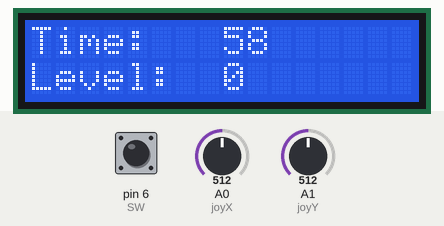
This sketch was run on a simulated Arduino Uno, built with avr-gcc and run on an emulated ATmega328P. Shown: 16×2 character LCD. Inputs (shaded band) come from the test bench; at power-on: A1 (joyY) = 512, pin 6 (SW) HIGH, A0 (joyX) = 512. EEPROM starts erased; what the sketch prints to the serial monitor is not drawn.

Above: at 1.2 s.
1.3 s: A1 (joyY) set to 590
3.5 s: A1 (joyY) set to 618
At 6.2 s:
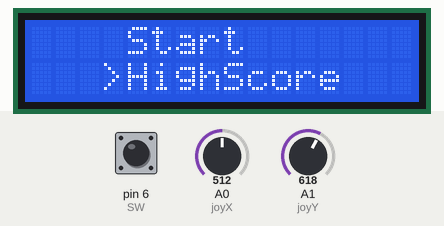
6.5 s: pin 6 (SW) pulled LOW for 3.2 s
At 7.2 s:
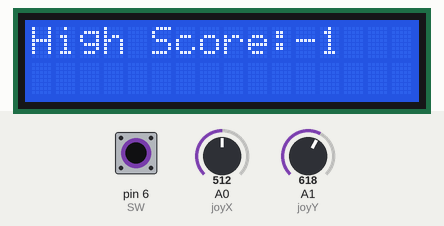
At 8.3 s:
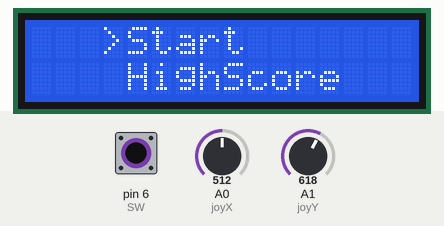
12.7 s: A0 (joyX) set to 585
15.7 s: A0 (joyX) set to 613
Timing chart, 0 to 18.7 s (numbered marks = the images above; inputs shaded):
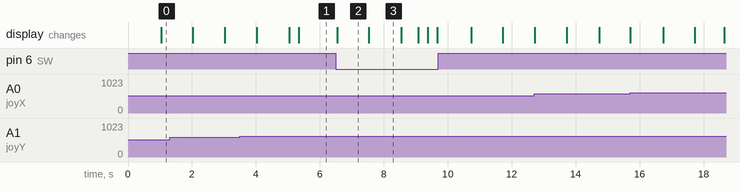

Measured:
- the behaviour switches between 600 and 601 on A1 (joyY) (found by bisection; images 0 and 1)
- after the input at 3.5 s, the display: first differs from a run without the input after 1.8 s (image 1)
- after the input at 6.5 s, the display: changes after 0.05 s (image 2)
- what the display in image 2 shows lasts 1.0 s, from 6.5 s to 7.5 s

The sketch:

Matrix_Game.ino
```cpp
#include "LedControl.h" //  need the library

LedControl lc = LedControl(12, 11, 10, 1); //DIN, CLK, LOAD, No. DRIVER

#include "Joystick.h"
#include "Slide.h"
#include "Ball.h"
#include "Animations.h"
#include "Display.h"
#include "EepromFunctions.h"
#include "Levels.h"

//BALL
unsigned long lastTimeBallMoved = 0;


///game logic
bool gameOver = false;
bool gameRunning = true;

bool showMenu = false;
bool showScore = false;

//animations
bool doLoseAnimation = false;
bool doWinAnimation = false;
unsigned long animationStartedAt = 0;
const int interlevelAnimationTime = 10000;
bool levelUpAnim = false;


void setup() {
	// the zero refers to the MAX7219 number, it is zero for 1 chip
	setupJoystickPins();
	setupDisplay();


	lc.shutdown(0, false); // turn off power saving, enables display
	lc.setIntensity(0, 2); // sets brightness (0~15 possible values)
	lc.clearDisplay(0);// clear screen
	Serial.begin(9600);


	highScore = EEPROMReadInt(0);
	Serial.println(highScore);

	levelStartedAt = 0;
	resetLevels();
}

void loop() {
	// put your main code here, to run repeatedly:

	readJoystickGame();
	bool reset = readJoystickButton();

	if (showMenu)
	{
		displayMenu(showMenu, reset);
	}
	else
	{
		if (showScore)
		{
			displayScore();
		}
		else
		{
			displayTimeAndLevel();
		}
	}

	lc.clearDisplay(0); //clear the matrix

	if (millis() - levelStartedAt > Levels[currLevel].timeToComplete)
	{
		currLevel++;
	}


	if (gameRunning)
	{
		//if the game hasn't ended, move the ball
		if (millis() - lastTimeBallMoved > Levels[currLevel].ballSpeedRate)
		{
			lastTimeBallMoved = millis();
			gameOver = moveBall(currLevel);
		}
		//matrix display
		displayBlocks(lc, currLevel);
		displaySlide(lc);
		displayBall(lc);
	}

	if (gameOver)
	{
		gameOver = false;
		gameRunning = false;
		resetLoseAnimation();
		doLoseAnimation = true;

		showMenu = true;
		lcd.clear();

		if (currScore > highScore)
		{
			EEPROMWriteInt(0, currScore);
		}
		//doLoseAnimation();
	}

	if (currLevel != lastLevel)
	{
		levelStartedAt = millis(); //we disable it temporarily

		//we leveled up
		gameRunning = false;
		showScore = true;
		lcd.clear();

		if (lastLevel == maxLevel)
		{
			resetLoseAnimation();
			levelUpAnim = true;
		}
		else
		{
			resetLoseAnimation();
			levelUpAnim = true;
			animationStartedAt = millis();
			//does animations for 10 sec
		}

		lastLevel = currLevel;
	}

	if (reset)
	{
		resetToFirstLevel();
		reset = false;
		gameRunning = true;
		resetBall();
		resetSlide();
		levelStartedAt = millis();
		doLoseAnimation = false;
	}

	//do animations
  if (doLoseAnimation)
  {
	  loseAnimation(lc);
  }

  if (levelUpAnim)
  {
	  if (millis() - animationStartedAt < interlevelAnimationTime)
	  {
		  resetLoseAnimation();
		  loseAnimation(lc);
	  }
	  else
	  {
		  gameRunning = true;
		  levelUpAnim = false;

		  showScore = false;
		  showMenu = false;
		  doLoseAnimation = false;
		  lcd.clear();

		  levelStartedAt = millis();
		  resetBall();
		  resetSlide();
	  }
  }

}
```

Animations.h
```cpp
#pragma once
#include "LedControl.h" //  need the library

int lightX = 0;
int lightY = 0;
const int ledNr = 64;
int ledCount = 0;

int snowFlakeFrame0[8][8] = {
{0, 0, 0, 1, 0, 1, 0, 1},
{0, 0, 0, 0, 1, 1, 1, 0},
{0, 0, 0, 1, 1, 1, 1, 1},
{0, 0, 0, 0, 1, 1, 1, 0},
{0, 0, 0, 1, 0, 1, 0, 1},
{0, 0, 0, 0, 0, 0, 0, 0},
{0, 0, 0, 0, 0, 0, 0, 0},
{0, 0, 0, 0, 0, 0, 0, 0}
};

int snowFlakeFrame1[8][8] = {
{0, 0, 0, 1, 0, 1, 0, 1},
{0, 1, 0, 0, 1, 1, 1, 0},
{1, 0, 0, 1, 1, 1, 1, 1},
{0, 0, 0, 0, 1, 1, 1, 0},
{0, 1, 0, 1, 0, 1, 0, 1},
{0, 0, 0, 0, 0, 0, 0, 0},
{0, 0, 1, 0, 0, 0, 1, 0},
{0, 0, 0, 0, 1, 0, 0, 0}
};

int snowFlakeFrame2[8][8] = {
{0, 0, 0, 1, 0, 1, 0, 1},
{0, 0, 1, 0, 1, 1, 1, 0},
{0, 0, 0, 1, 1, 1, 1, 1},
{0, 1, 0, 0, 1, 1, 1, 0},
{0, 0, 0, 1, 0, 1, 0, 1},
{0, 1, 0, 0, 0, 0, 0, 0},
{0, 0, 0, 1, 0, 0, 0, 0},
{1, 0, 0, 0, 0, 0, 1, 0}
};

int matrix[8][8] = {
{0, 0, 0, 0, 0, 0, 0, 0},
{0, 0, 0, 0, 0, 0, 0, 0},
{0, 0, 0, 0, 0, 0, 0, 0},
{0, 0, 0, 0, 0, 0, 0, 0},
{0, 0, 0, 0, 0, 0, 0, 0},
{0, 0, 0, 0, 0, 0, 0, 0},
{0, 0, 0, 0, 0, 0, 0, 0},
{0, 0, 0, 0, 0, 0, 0, 0}
};

int incrementX = 1;
int incrementY = 1;

//lose animation
int contourIdx = 0;
const int timeToChangeContour = 100;
unsigned long long lastTimeContourChanged = 0;

int valueToLed = 1;

//win animation
int frameIdx = 0;
const int timeToChangeFrame = 5000;
unsigned long long lastTimeFrameChanged = 0;
int value = 0;


void resetLoseAnimation()
{
	lightX = 0;
	lightY = 0;
	ledCount = 0;

	for (int i = 0; i < 8; ++i)
	{
		for (int j = 0; j < 8; j++)
		{
			matrix[i][j] = 0;
		}
	}
}

//int getCurrFrameValue(int frameIdx, int row, int col)
//{
//	switch (frameIdx) {
//	case 0:
//		return snowFlakeFrame0[row][col];
//	case 1:
//		return snowFlakeFrame1[row][col];
//	case 2:
//		return snowFlakeFrame2[row][col];
//	}
//
//	return 0;
//}

void winAnimation(LedControl lc)
{
	if (millis() - lastTimeFrameChanged > timeToChangeFrame)
	{
		lastTimeFrameChanged = millis();
		frameIdx++;
		if (frameIdx > 2)
		{
			frameIdx = 0;
		}
		Serial.println("change");
	}

	for (int row = 0; row < 8; row++)
	{
		for (int col = 0; col < 8; col++)
		{

			if (frameIdx == 0)
			{
				value = snowFlakeFrame0[row][col];
			}
			if (frameIdx == 1)
			{
				value = snowFlakeFrame1[row][col];
			}
			if (frameIdx == 2)
			{
				value = snowFlakeFrame2[row][col];
			}

			//switch (frameIdx) {
			//case 0:
			//{
			//	value = snowFlakeFrame0[row][col];
			//	Serial.println(0);
			//	//break;
			//}
			//case 1:
			//{
			//	value = snowFlakeFrame1[row][col];
			//	Serial.println(1);
			//	//break;
			//}
			//case 2:
			//{
			//	value = snowFlakeFrame2[row][col];
			//	Serial.println(2);
			//	//break;
			//}
			//default:
			//	break;
			//}
			lc.setLed(0, row, col, value);
		}
	}
}

void loseAnimation(LedControl lc)
{
	if (contourIdx < 4)
	{

		for (int i = contourIdx; i < 8-contourIdx; ++i)
		{
			matrix[i][contourIdx] = valueToLed;
			matrix[i][7 - contourIdx] = valueToLed;
			matrix[contourIdx][i] = valueToLed;
			matrix[7 - contourIdx][i] = valueToLed;
		}

		if (millis() - lastTimeContourChanged > timeToChangeContour)
		{
			lastTimeContourChanged = millis();
			contourIdx++;
		}
	}
	else
	{
		contourIdx = 0;
		valueToLed = !valueToLed;

	}

	for (int row = 0; row < 8; row++)
	{
		for (int col = 0; col < 8; col++)
		{
			lc.setLed(0, row, col, matrix[row][col]);
		}
	}
}
```

Ball.h
```cpp
#pragma once

#include "Blocks.h"

//BALL
int origBallX = 0;
int origBallY = 3;
direction origBallDirection = { -1, 1 };

int ballX = 0;
int ballY = 3;
direction ballDirection = { -1, 1 };

void resetBall()
{
	ballX = origBallX;
	ballY = origBallY;
	ballDirection = origBallDirection;
}

bool moveBall(int &levelIdx)
{
	checkForBlocks(levelIdx, ballX, ballY, ballDirection);

	if (checkForLevelUp(levelIdx))
	{
		++levelIdx;
	}

	int auxY = ballY + ballDirection.incrementY;
	int auxX = ballX + ballDirection.incrementX;
	if (auxY == slideY) //with the current direction, the ball hits the slide
	{
		if (ballX == slideX[0]) //left edge of slide
		{
			ballDirection.incrementX = -1; //force to go left
			ballDirection.incrementY = -1;

			if (auxX == -1)
			{
				ballDirection.incrementX = 1; //we hit the wall so we can't go any further
			}

			ballX += ballDirection.incrementX;
			ballY += ballDirection.incrementY;
		}
		else if (ballX == slideX[2]) //right edge of slide
		{
			ballDirection.incrementX = 1; //force to go right
			ballDirection.incrementY = -1;

			if (auxX == 8)
			{
				ballDirection.incrementX = -1; //we hit the wall so we can't go any further
			}

			ballX += ballDirection.incrementX;
			ballY += ballDirection.incrementY;
		}
		else if (ballX == slideX[1]) //center of slide
		{
			ballDirection.incrementY = -1;

			ballX += ballDirection.incrementX;
			ballY += ballDirection.incrementY;
			/*ballY--;
			ballX++;*/
		}
		else
		{
			ballY++;
		}
	}
	else
	{
		//collisions with walls
		if ((ballX == 7) || //we hit the right wall
			(ballX == 0)) //we hit the left wall
		{
			ballDirection.incrementX *= -1;
		}

		if (auxY == 0) //we hit the upper wall
		{
			ballDirection.incrementY *= -1;
		}

		ballX += ballDirection.incrementX;
		ballY += ballDirection.incrementY;
	}
	//at corners, both directions will be inverted

	if (ballY > 7) //we hit the bottom wall
	{
		return true;
	}

	return false;
}

void displayBall(LedControl lc)
{
	lc.setLed(0, ballY, ballX, 1); //display the ball
}
```

Blocks.h
```cpp
#pragma once

#include "LedControl.h" //  need the library
#include "Structs.h"
#include "Levels.h"

void checkForBlocks(int levelIdx, int &ballX, int &ballY, direction &ballDirection)
{

	level& currLevel = Levels[levelIdx];

	int auxY = ballY + ballDirection.incrementY;
	int auxX = ballX + ballDirection.incrementX;

	for (int i = currLevel.numberOfBlocks - 1; i >= 0; --i)
	{
		block& currBlock = currLevel.blocks[i];
		if (!currBlock.wasHit)
		{
			if (currBlock.Xpos == auxX && currBlock.Ypos == ballY)
			{
				currBlock.wasHit = true;
				ballDirection.incrementX *= -1;
				currScore += currLevel.pointsPerBlock;
			/*	Serial.println("X");
				Serial.println(ballX);
				Serial.println(ballY);*/
			}
			else if (currBlock.Xpos == ballX && currBlock.Ypos == auxY)
			{
				currBlock.wasHit = true;
				ballDirection.incrementY *= -1;
				currScore += currLevel.pointsPerBlock;
				/*Serial.println("Y");
				Serial.println(ballX);
				Serial.println(ballY);*/
			}
			else if (currBlock.Xpos == auxX && currBlock.Ypos == auxY)
			{
				currBlock.wasHit = true;
				ballDirection.incrementY *= -1;
				ballDirection.incrementX *= -1;
				currScore += currLevel.pointsPerBlock;
				//Serial.println("XY");
				//Serial.println(ballX);
				//Serial.println(ballY);
			}

			if (currBlock.wasHit)
			{
				return;
			}

		}
	}
}

void displayBlocks(LedControl lc, int level)
{
	for (int i = 0; i < Levels[level].numberOfBlocks; ++i)
	{
		if (!Levels[level].blocks[i].wasHit)
		{
			lc.setLed(0, Levels[level].blocks[i].Ypos, Levels[level].blocks[i].Xpos, 1);
		}
	}
}
```

Display.h
```cpp
#include<LiquidCrystal.h>
#include "Joystick.h"
#include "Levels.h"


const int RS = 8;
const int E = 9;
const int D4 = 5;
const int D5 = 4;
const int D6 = 3;
const int D7 = 2;

int selectState = 0;
int lastSelectState = 0;
int menuState = 0;
int lastMenuState = 0;
bool swVal2;

unsigned int lastDebounceBack = 0;
const int debounceBackInterval = 1000;

LiquidCrystal lcd(RS, E, D4, D5, D6, D7);


void setupDisplay() {

	lcd.begin(16, 2); //columns, nr of rows
	lcd.clear();

	menuState = 0;
	selectState = 0;
}

void displayTimeAndLevel()
{
	unsigned long timeRemaining = ((levelStartedAt + Levels[currLevel].timeToComplete) - millis()) / 1000;
	lcd.setCursor(0, 0);
	lcd.print("Time:");
	lcd.setCursor(8, 0);
	lcd.print((String)timeRemaining);

	lcd.setCursor(0, 1);
	lcd.print("Level:");
	lcd.setCursor(8, 1);
	lcd.print((String)currLevel);
}

void displayScore()
{
	lcd.setCursor(0, 0);
	lcd.print("Score:");
	lcd.setCursor(8, 0);
	lcd.print((String)currScore);
}

void displayMenu(bool &showMenu, bool &reset)
{
	reset = false;
	readJoystickMenu(selectState);

	swVal2 = digitalRead(SW);
	if (swVal2 == LOW)
	{

		if (millis() - lastTimePressed > pressInterval)
		{
			lastTimePressed = millis();
			if (menuState == 0)
			{
				menuState = selectState + 1;
				lastDebounceBack = millis();
			}
			else if (menuState == 2)
			{
				menuState = 0;
				selectState = 0;
			}
		}
	}

	if (lastMenuState != menuState || lastSelectState != selectState)
	{
		lcd.clear();
		lastMenuState = menuState;
		lastSelectState = selectState;
	}

	switch (menuState)
	{
		case 0:
		{
			lcd.setCursor(4, 0);
			lcd.print("Start");
			lcd.setCursor(4, 1);
			lcd.print("HighScore");

			switch (selectState)
			{
			case 0:
			{
				lcd.setCursor(3, 0);
				lcd.print(">");
				break;
			}
			case 1:
			{
				lcd.setCursor(3, 1);
				lcd.print(">");
				break;
			}
			}
			break;
		}
		case 1:
		{
			showMenu = false;
			reset = true;
			menuState = 0;
			lastMenuState = 0;
			selectState = 0;
			break;
		}
		case 2:
		{
			lcd.setCursor(0, 0);
			lcd.print("High Score:" + (String)highScore);
			break;
		}
	}

}
```

EepromFunctions.h
```cpp
#pragma once

#include <EEPROM.h>

void EEPROMWriteInt(int address, int value)
{
	byte two = (value & 0xFF);
	byte one = ((value >> 8) & 0xFF);

	EEPROM.update(address, two);
	EEPROM.update(address + 1, one);
}

int EEPROMReadInt(int address)
{
	long two = EEPROM.read(address);
	long one = EEPROM.read(address + 1);

	return ((two << 0) & 0xFFFFFF) + ((one << 8) & 0xFFFFFFFF);
}
```

Joystick.h
```cpp
#pragma once
#include "Slide.h"

// JOYSTICK
const int joyX = A0;
const int joyY = A1;
const int SW = 6;

boolean movedX = false, movedY = false;
int valX = 0;
int valY = 0;

//joystick button
int swVal = 0;
unsigned long lastTimePressed = 0;
const int pressInterval = 1000;

//MOVE SLIDE
const int moveSlideInterval = 100;
unsigned long lastTimeSlideMoved = 0;

//menu
bool joystickMovedX = false;
bool joystickMovedY = false;

void setupJoystickPins()
{
	pinMode(joyX, INPUT);
	pinMode(joyY, INPUT);
	pinMode(SW, INPUT_PULLUP);
}

bool readJoystickButton()
{

	swVal = digitalRead(SW);
	if (swVal == LOW)
	{
		return true;
		if (millis() - lastTimePressed > pressInterval)
		{
			lastTimePressed = millis();
			return true;
		}
	}
	return false;
}

void readJoystickMenu(int &selectState)
{
	valY = analogRead(joyY);

	if (valY > 600 && joystickMovedY == false)
	{
		selectState++;
		joystickMovedY = true;
		if (selectState > 1)
		{
			selectState = 0;
		}
	}

	if (valY < 400 && joystickMovedY == false)
	{
		selectState--;
		joystickMovedY = true;
		if (selectState < 0)
		{
			selectState = 1;
		}
	}
	if (valY <= 600 && valY >= 400)
	{
		joystickMovedY = false;
	}
}
void readJoystickGame()
{
	valX = analogRead(joyX);
	valY = analogRead(joyY);

	if (valY > 600)
	{
		if (movedY == false)
		{
			if (slideY > minYSlide)
			{
				slideY--;
			}
			movedY = true;
		}
	}
	else
	{
		if (valY < 400)
		{
			if (movedY == false)
			{
				if (slideY < maxYSlide)
				{
					slideY++;
				}
				movedY = true;
			}
		}
		else movedY = false;
	}

	if (valX < 400)
	{
		if (movedX == false)
		{
			slideIncrement = -1;
			movedX = true;

			if (millis() - lastTimeSlideMoved > moveSlideInterval)
			{
				lastTimeSlideMoved = millis();
				moveSlide();
			}
		}
	}
	else
	{
		if (valX > 600)
		{
			if (movedX == false)
			{
				slideIncrement = 1;
				movedX = true;

				if (millis() - lastTimeSlideMoved > moveSlideInterval)
				{
					lastTimeSlideMoved = millis();
					moveSlide();
				}
			}

		}
		else movedX = false;
	}
}
```

Levels.h
```cpp
#pragma once

//#include "Structs.h"
#include "Ball.h"
#include "Slide.h"

int currScore = 0;
int highScore = 0;
const int maxLevel = 3;

int currLevel = 0;
int lastLevel = 0;

unsigned long levelStartedAt;

//blocks
block lvl1Blocks[8] = { { 2, 0, false }, { 3, 0, false }, { 4, 0, false }, { 5, 0, false },
						{ 2, 1, false } , { 3, 1, false } , { 4, 1, false } , { 5, 1, false } };

block lvl2Blocks[12] = { { 1, 0, false }, { 2, 0, false }, { 3, 0, false }, { 4, 0, false },
						{ 5, 0, false } , { 6, 0, false } , { 2, 1, false } , { 3, 1, false },
						{ 4, 1, false } , { 5, 1, false } , { 3, 2, false } , { 4, 2, false } };

block lvl3Blocks[18] = { { 0, 0, false }, { 1, 0, false }, { 2, 0, false }, { 3, 0, false },
						{ 4, 0, false } , { 5, 0, false } , { 6, 0, false } , { 7, 0, false },
						{ 2, 1, false } , { 3, 1, false } , { 4, 1, false } , { 5, 1, false },
						{ 3, 2, false } , { 4, 2, false } , { 2, 3, false } , { 3, 3, false },
						{ 4, 3, false } , { 5, 3, false } };


level LevelsModel[3] = { {1, 2, 8, lvl1Blocks, 400, 60000}, {2, 3, 12, lvl2Blocks, 300, 50000}, {3, 4, 18, lvl3Blocks, 200, 40000} };

//LEVELS
level Levels[3];


bool checkForLevelUp(int levelIdx)
{
	level& currLevel = Levels[levelIdx];
	if (currScore == currLevel.numberOfBlocks*currLevel.pointsPerBlock)
	{
		return true;
	}
	return false;
}
void resetLevels()
{
	for (int i = 0; i < maxLevel; i++)
	{
		Levels[i] = LevelsModel[i];
	}
}

void resetToFirstLevel()
{
	resetLevels();
	currLevel = 0;
	lastLevel = 0;
	currScore = 0;
}
```

Slide.h
```cpp
#pragma once

#include "LedControl.h" //  need the library

//SLIDE
const int origSlideX[3] = { 3, 4, 5 };
const int origSlideY = 7;

int slideX[3] = { 3, 4, 5 };
int slideY = 7;
const int minYSlide = 6;
const int maxYSlide = 7;
int slideIncrement = 1;

void resetSlide()
{
	slideY = origSlideY;
	for (int i = 0; i < 3; i++)
	{
		slideX[i] = origSlideX[i];
	}
}

void moveSlide()
{
	if ((slideX[0] + slideIncrement < 0) ||
		(slideX[2] + slideIncrement > 7)) //the slide goes through walls
	{
		return;
	}

	for (int i = 0; i < 3; i++)
	{
		slideX[i] += slideIncrement;
	}
}

void displaySlide(LedControl lc)
{
	for (int i = 0; i < 3; ++i) //display the slide
	{
		lc.setLed(0, slideY, slideX[i], 1);
	}
}
```

Structs.h
```cpp
#pragma once

struct direction
{
	int incrementX;
	int incrementY;

	inline direction operator=(direction toCopy)
	{
		incrementX = toCopy.incrementX;
		incrementY = toCopy.incrementY;
	}
};


struct block
{
	int Xpos;
	int Ypos;
	bool wasHit;

	block()
	{
		Xpos = 0;
		Ypos = 0;
		wasHit = false;
	}

	block(int Xpos_, int Ypos_, bool wasHit_) :
		Xpos(Xpos_), Ypos(Ypos_), wasHit(wasHit_)
	{
	}

	inline block operator=(block toCopy)
	{
		Xpos = toCopy.Xpos;
		Ypos = toCopy.Ypos;
		wasHit = toCopy.wasHit;
	}
};

struct level
{
	int index;
	int pointsPerBlock;
	int numberOfBlocks;
	block *blocks;
	int ballSpeedRate;
	long timeToComplete;

	level(int index_, int pointsPerBlock_, int numberOfBlocks_, block blocks_[], int ballSpeedRate_, long timeToComplete_):
		index(index_), pointsPerBlock(pointsPerBlock_), numberOfBlocks(numberOfBlocks_),
		ballSpeedRate(ballSpeedRate_), timeToComplete(timeToComplete_)
	{
		blocks = (block*)malloc(64);
		for (int i = 0; i < numberOfBlocks; i++)
		{
			blocks[i] = blocks_[i];
		}

	}

	level()
	{
		index = 0;
		pointsPerBlock = 0;
		numberOfBlocks = 0;
		ballSpeedRate = 0;
		blocks = (block*)malloc(64);
	}

	inline level operator=(level toCopy)
	{
		index = toCopy.index;
		pointsPerBlock = toCopy.pointsPerBlock;
		numberOfBlocks = toCopy.numberOfBlocks;
		for (int i = 0; i < numberOfBlocks; ++i)
		{
			blocks[i] = toCopy.blocks[i];
		}
		ballSpeedRate = toCopy.ballSpeedRate;
		timeToComplete = toCopy.timeToComplete;
	}
};
```
